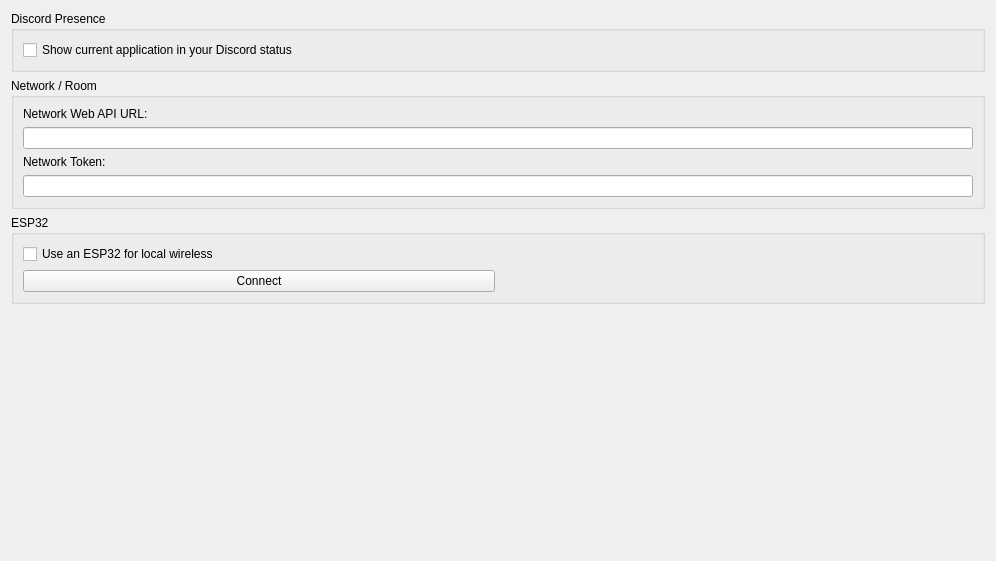
<?xml version="1.0" encoding="UTF-8"?>
<ui version="4.0">
 <class>ConfigureWeb</class>
 <widget class="QWidget" name="ConfigureWeb">
  <property name="geometry">
   <rect>
    <x>0</x>
    <y>0</y>
    <width>996</width>
    <height>561</height>
   </rect>
  </property>
  <layout class="QVBoxLayout" name="verticalLayout">
   <item>
    <widget class="QGroupBox" name="discord_group">
     <property name="title">
      <string>Discord Presence</string>
     </property>
     <layout class="QVBoxLayout" name="verticalLayout_21">
      <item>
       <widget class="QCheckBox" name="toggle_discordrpc">
        <property name="text">
         <string>Show current application in your Discord status</string>
        </property>
       </widget>
      </item>
     </layout>
    </widget>
   </item>
   <item>
    <widget class="QGroupBox" name="network_group">
     <property name="title">
      <string>Network / Room</string>
     </property>
     <layout class="QVBoxLayout" name="verticalLayout_22">
      <item>
       <widget class="QLabel" name="label_2">
        <property name="text">
         <string>Network Web API URL:</string>
        </property>
       </widget>
      </item>
      <item>
       <widget class="QLineEdit" name="web_api_url_lineedit"/>
      </item>
      <item>
       <widget class="QLabel" name="label_3">
        <property name="text">
         <string>Network Token:</string>
        </property>
       </widget>
      </item>
      <item>
       <widget class="QLineEdit" name="token_lineedit"/>
      </item>
     </layout>
    </widget>
   </item>
   <item>
    <widget class="QGroupBox" name="esp32_group">
     <property name="title">
      <string>ESP32</string>
     </property>
     <layout class="QVBoxLayout" name="verticalLayout_esp32">
      <item>
       <widget class="QCheckBox" name="toggle_esp32">
        <property name="toolTip">
         <string>Carry local wireless (UDS) traffic through an ESP32-S3 running the esp32-uds-bridge firmware, instead of ldnd.exe and a USB Wi-Fi adapter. Takes effect the next time a game starts local wireless.</string>
        </property>
        <property name="text">
         <string>Use an ESP32 for local wireless</string>
        </property>
       </widget>
      </item>
      <item>
       <layout class="QHBoxLayout" name="horizontalLayout_esp32">
        <item>
         <widget class="QPushButton" name="esp32_connect_button">
          <property name="toolTip">
           <string>Check that the ESP32 is connected and running the right firmware.</string>
          </property>
          <property name="text">
           <string>Connect</string>
          </property>
         </widget>
        </item>
        <item>
         <widget class="QLabel" name="esp32_status_label">
          <property name="text">
           <string/>
          </property>
          <property name="wordWrap">
           <bool>true</bool>
          </property>
         </widget>
        </item>
       </layout>
      </item>
     </layout>
    </widget>
   </item>
   <item>
    <spacer name="verticalSpacer">
     <property name="orientation">
      <enum>Qt::Vertical</enum>
     </property>
     <property name="sizeHint" stdset="0">
      <size>
       <width>20</width>
       <height>40</height>
      </size>
     </property>
    </spacer>
   </item>
  </layout>
 </widget>
 <tabstops>
  <tabstop>toggle_discordrpc</tabstop>
 </tabstops>
 <resources/>
 <connections/>
</ui>
